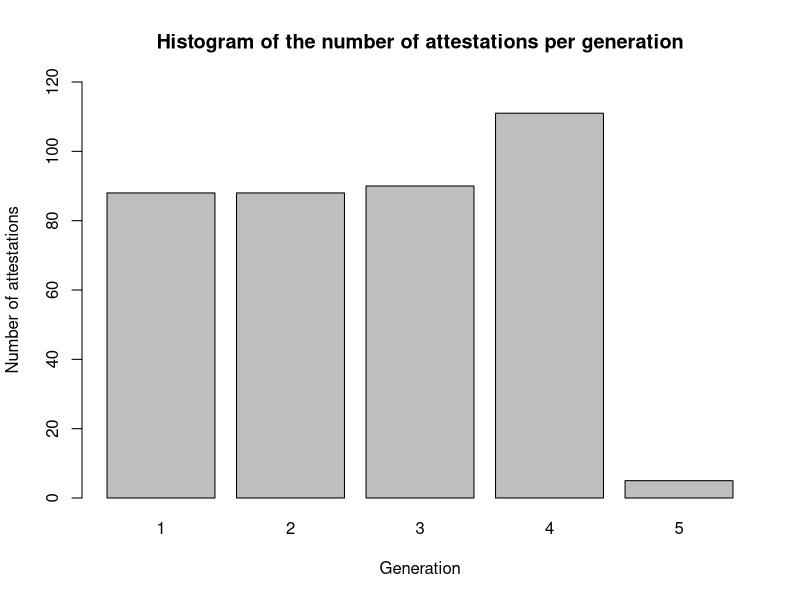

This figure's R source: (Note: this script raises an error after producing the figure.)
#### Read libraries ####
library(readxl)
library(effects)
library(stats)
library(dplyr)
library(lme4)
library(ggplot2)

#### Read dataset ####
keep <- read_xlsx("Keep_Ving_Dataset.xlsx", 
                  sheet=1, 
                  col_names = TRUE)

# Drop "double" annotations used for collexeme analysis
keep <- subset(keep, ID!="double")

# Check number of attestations per generation
generation_table <- table(keep$generation)
print(generation_table)

# Drop 5th generation (too little attestations)
keep <- subset(keep, generation!=5)

generation_histogram <- barplot(generation_table, ylab = "Number of attestations",  
                                xlab = "Generation",
                                main ="Histogram of the number of attestations per generation",
                                col = "grey", 
                                ylim = c(0, 120))

#### General information about the dataset ####
# Histogram of the raw scores
score_table <- table(keep$Score)
mean(keep$Score)
sd(keep$Score)
barplot(score_table,
        main = "Histogram of the number of attestations per score",
        ylab = "Number of attestations",
        xlab = "Summative grammaticalization scores",
        ylim = c(0, 160))

# Type of keep constructions per generation
Generation <- table(keep$Construction, keep$generation)
print(Generation)
chisq.test(Generation)
plot(Generation,
     xlab = "Construction",
     ylab = "Generation",
     main = "")

# Number attestations per author
author_table <- table(keep$author)
print(author_table) # some authors occur very frequently, others a lot less

# Group infrequent authors together:
# Step 1: Count occurrences of each author
author_counts <- keep %>%
  group_by(author) %>%
  dplyr::summarize(count = n())

# Step 2: Create a new factor column with 'others' for authors with <= 5 occurrences
keep <- keep %>%
  left_join(author_counts, by = "author") %>%
  mutate(author_grouped = factor(ifelse(count <= 5, "others", author)))

# Step 3: Relevel the 'author_grouped' factor with 'others' as the reference level
keep$author_grouped <- relevel(keep$author_grouped, ref = "others")

#### Grammaticalization scores over time ####

Decade_model <- lm(Score ~ textDecade, data = keep)
summary(Decade_model)
plot(allEffects(Decade_model))

Score_model <- lm(textDecade ~
                    Animacy_score +
                    Continuative_score +
                    Bondedness_score +
                    Motion_score +
                    Verb_score,
                  data = keep)
summary(Score_model)
plot(allEffects(Score_model))

#### Question 1: which variables distinguish between complex-transitive and pure continuative keep? ####

# Convert to factors and relevel
keep$Construction <- as.factor(keep$Construction)
keep$Construction <- relevel(keep$Construction, ref = "Complex-transitive")
keep$Animacy <- as.factor(keep$Animacy)
keep$Animacy <- relevel(keep$Animacy, ref = "Animate")
keep$Verb_innovation <- as.factor(keep$Verb_innovation)
keep$Verb_innovation <- relevel(keep$Verb_innovation, ref = "Collexeme")
keep$Motion_verb <- as.factor(keep$Motion_verb)
keep$Motion_verb <- relevel(keep$Motion_verb, ref = "Motion verb")
keep$Bondedness <- as.factor(keep$Bondedness)
keep$Bondedness <- relevel(keep$Bondedness, ref = "Low bondedness")
keep$Continuative_marker <- as.factor(keep$Continuative_marker)
keep$Continuative_marker <- relevel(keep$Continuative_marker, ref = "Present")

# Make models:
# With random effect
Fixed_and_Random <- glmer(Construction ~ 
                            Animacy + 
                            Verb_innovation +
                            Bondedness + 
                            Motion_verb +
                            Continuative_marker + 
                            (1|author_grouped), 
                          family=binomial(link = "logit"), 
                          data=keep)

summary(Fixed_and_Random)
plot(allEffects(Fixed_and_Random))

# Without random effect
Fixed_Only <- glm(as.factor(Construction) ~
                    Animacy + 
                    Verb_innovation +
                    Bondedness + 
                    Motion_verb +
                    Continuative_marker, 
                  family=binomial(link="logit"), 
                  data=keep)

summary(Fixed_Only) # Higher AIC --> model is worse
plot(allEffects(Fixed_Only))

# Make plots
Animacy <- table(keep$Construction, keep$Animacy)
print(Animacy)
chisq.test(Animacy)
plot(Animacy,
     xlab = "Construction",
     ylab = "Animacy",
     main = "")

Verb_innovation <- table(keep$Construction, keep$Verb_innovation)
print(Verb_innovation)
chisq.test(Verb_innovation)
plot(Verb_innovation,
     xlab = "Construction",
     ylab = "Innovativeness of the ing-form",
     main = "")

Bondedness <- table(keep$Construction, keep$Bondedness)
print(Bondedness)
chisq.test(Bondedness)
plot(Bondedness,
     xlab = "Construction",
     ylab = "Bondedness",
     main = "")

Motion_verb <- table(keep$Construction, keep$Motion_verb)
print(Motion_verb)
chisq.test(Motion_verb)
plot(Motion_verb,
     xlab = "Construction",
     ylab = "Motion verb",
     main = "")

Continuative_marker <- table(keep$Construction, keep$Continuative_marker)
print(Continuative_marker)
chisq.test(Continuative_marker)
plot(Continuative_marker,
     xlab = "Construction",
     ylab = "Continuative marker",
     main = "")

#### Question 2: How have the constructions grammaticalized over the generations? ####

# Standardizing the scores
keep$StandScores <- (keep$Score-mean(keep$Score))/sd(keep$Score)

# Convert generation to factor
keep$generation <- as.factor(keep$generation) 

# Helmert coding to compare the generations
contrasts(keep$generation) <- contr.helmert(4) 

# Make model
t <- lm(StandScores ~ generation*Construction, data = keep)
summary(t)
plot(allEffects(t))

# Make plots

#+++++++++++++++++++++++++
# Function to calculate the mean and the standard deviation
# for each group
#+++++++++++++++++++++++++
# data : a data frame
# varname : the name of a column containing the variable
# to be summariezed
# groupnames : vector of column names to be used as
# grouping variables
data_summary <- function(data, varname, groupnames){
  require(plyr)
  summary_func <- function(x, col){
    c(mean = mean(x[[col]], na.rm=TRUE),
      sd = sd(x[[col]], na.rm=TRUE))
  }
  data_sum<-ddply(data, groupnames, .fun=summary_func,
                  varname)
  data_sum <- plyr::rename(data_sum, c("mean" = varname))
  return(data_sum)
}

#++++++++++++++++++++++++++

keep_summary <- data_summary(keep, 
                             varname="Score", 
                             groupnames=c("Construction", "generation"))

print(gen_plot <- ggplot(keep_summary, 
                         aes(x = generation, 
                             y = Score, 
                             color = Construction,
                             group = Construction))+
        xlab("Generation")+
        ylab("Score")+
        ylim(0, 6) +
        geom_line()+
        geom_point() +
        geom_errorbar(aes(ymin=Score-sd, 
                          ymax=Score+sd), 
                      width=.2,
                      position=position_dodge(0.01))+ 
        guides(color=guide_legend(title="Construction")))


#### Individuals ####

# Load necessary libraries
library(ggplot2)

# Calculate the proportion of Construction for each author and birth date
proportion_data <- keep %>%
  filter(author_grouped != "others") %>%
  group_by(author_grouped, textDecade) %>%
  dplyr::summarize(Proportion = sum(Construction == "Continuative") / n())

ggplot(proportion_data, aes(x = textDecade, y = Proportion, group = author_grouped)) +
  geom_line() +
  geom_point() +
  labs(x = "Decade", y = "Proportion of Continuative construction") +
  facet_wrap(~ author_grouped, ncol = 3) +  # Create separate plots for each author
  theme_minimal() +
  scale_y_continuous(breaks = c(0, 0.5, 1), labels = c("0", "0.5" ,"1"))
